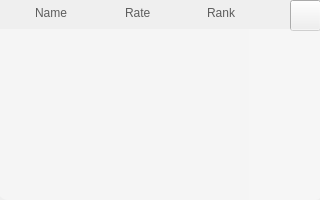
  <widget class="QWidget" name="rankWidget" native="true">
   <property name="geometry">
    <rect>
     <x>46</x>
     <y>190</y>
     <width>320</width>
     <height>200</height>
    </rect>
   </property>
   <property name="minimumSize">
    <size>
     <width>320</width>
     <height>200</height>
    </size>
   </property>
   <property name="maximumSize">
    <size>
     <width>320</width>
     <height>200</height>
    </size>
   </property>
   <property name="styleSheet">
    <string notr="true">#rankWidget {
	border-radius: 10px;
	background-color: rgba(170, 170, 170, 100);
}</string>
   </property>
   <widget class="QListWidget" name="rankList">
    <property name="enabled">
     <bool>true</bool>
    </property>
    <property name="geometry">
     <rect>
      <x>-2</x>
      <y>29</y>
      <width>251</width>
      <height>171</height>
     </rect>
    </property>
    <property name="sizePolicy">
     <sizepolicy hsizetype="Expanding" vsizetype="Expanding">
      <horstretch>0</horstretch>
      <verstretch>0</verstretch>
     </sizepolicy>
    </property>
    <property name="font">
     <font>
      <family>Consolas</family>
      <pointsize>12</pointsize>
      <weight>75</weight>
      <bold>true</bold>
     </font>
    </property>
    <property name="styleSheet">
     <string notr="true">background-color: rgba(255, 255, 255, 100);
color: rgb(93, 93, 93);
border-bottom-left-radius : 10px;</string>
    </property>
    <property name="frameShape">
     <enum>QFrame::NoFrame</enum>
    </property>
    <property name="tabKeyNavigation">
     <bool>true</bool>
    </property>
   </widget>
   <widget class="QPushButton" name="closeRankButton">
    <property name="enabled">
     <bool>true</bool>
    </property>
    <property name="geometry">
     <rect>
      <x>290</x>
      <y>0</y>
      <width>31</width>
      <height>31</height>
     </rect>
    </property>
    <property name="cursor">
     <cursorShape>PointingHandCursor</cursorShape>
    </property>
    <property name="styleSheet">
     <string notr="true">border-image: url(:/close);</string>
    </property>
    <property name="text">
     <string/>
    </property>
   </widget>
   <widget class="QLabel" name="rankNameLabel">
    <property name="geometry">
     <rect>
      <x>35</x>
      <y>3</y>
      <width>54</width>
      <height>20</height>
     </rect>
    </property>
    <property name="styleSheet">
     <string notr="true">font: 75 14pt &quot;Consolas&quot;;
color: rgb(93, 93, 93);</string>
    </property>
    <property name="text">
     <string>Name</string>
    </property>
   </widget>
   <widget class="QLabel" name="rankRankLabel">
    <property name="geometry">
     <rect>
      <x>207</x>
      <y>3</y>
      <width>54</width>
      <height>20</height>
     </rect>
    </property>
    <property name="styleSheet">
     <string notr="true">font: 75 14pt &quot;Consolas&quot;;
color: rgb(93, 93, 93);</string>
    </property>
    <property name="text">
     <string>Rank</string>
    </property>
   </widget>
   <widget class="QWidget" name="rankThumbWidget" native="true">
    <property name="geometry">
     <rect>
      <x>285</x>
      <y>29</y>
      <width>36</width>
      <height>171</height>
     </rect>
    </property>
    <property name="cursor">
     <cursorShape>PointingHandCursor</cursorShape>
    </property>
    <property name="styleSheet">
     <string notr="true">border-bottom-right-radius: 5px;
background-color: rgba(255, 255, 255, 110);</string>
    </property>
   </widget>
   <widget class="QWidget" name="rankPokeWidget" native="true">
    <property name="geometry">
     <rect>
      <x>249</x>
      <y>29</y>
      <width>36</width>
      <height>171</height>
     </rect>
    </property>
    <property name="styleSheet">
     <string notr="true">background-color: rgba(255, 255, 255, 110);</string>
    </property>
   </widget>
   <widget class="QLabel" name="rateRankLabel">
    <property name="geometry">
     <rect>
      <x>125</x>
      <y>3</y>
      <width>54</width>
      <height>20</height>
     </rect>
    </property>
    <property name="styleSheet">
     <string notr="true">font: 75 14pt &quot;Consolas&quot;;
color: rgb(93, 93, 93);</string>
    </property>
    <property name="text">
     <string>Rate</string>
    </property>
   </widget>
  </widget>
